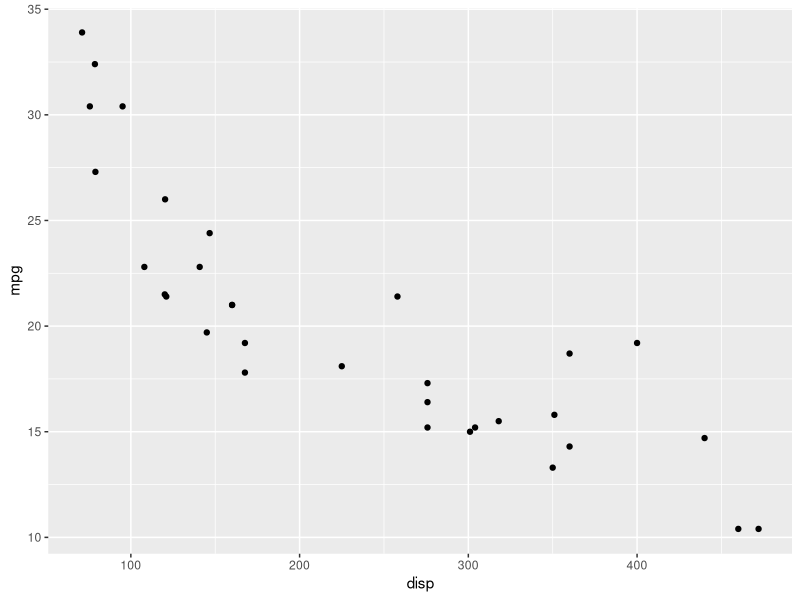
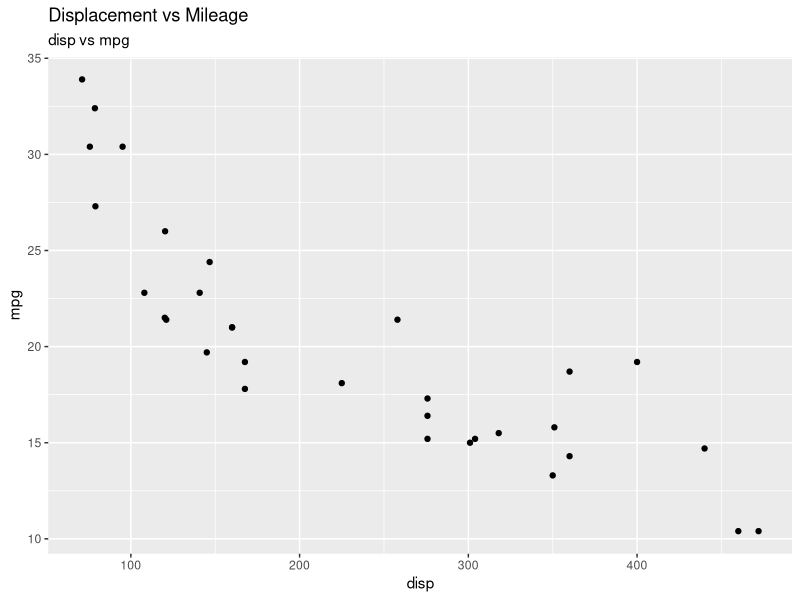
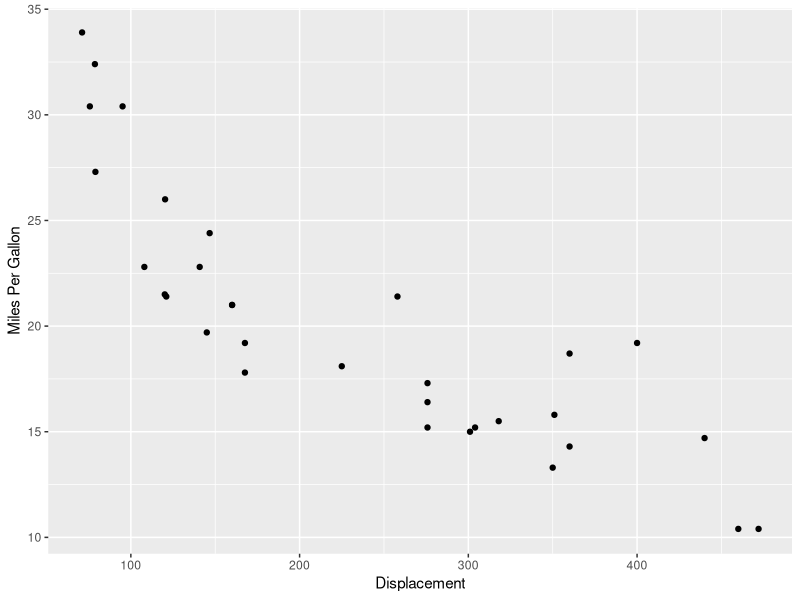
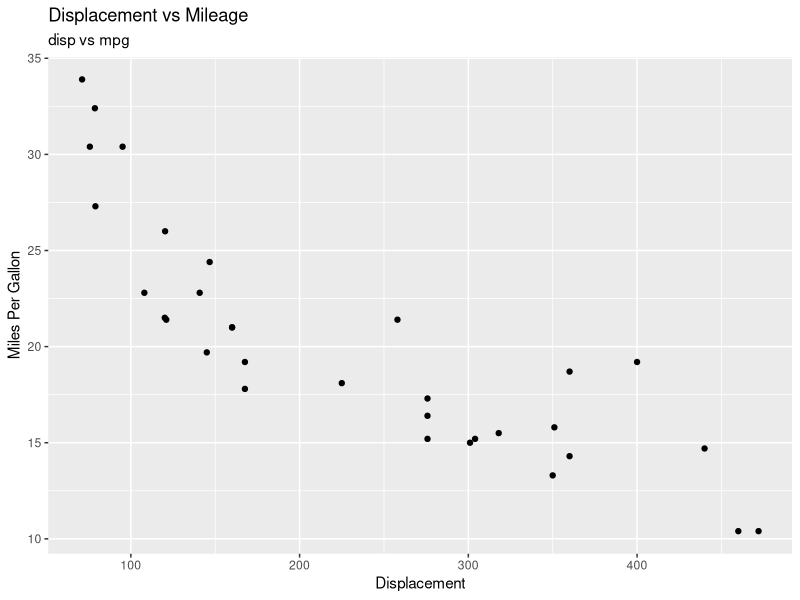
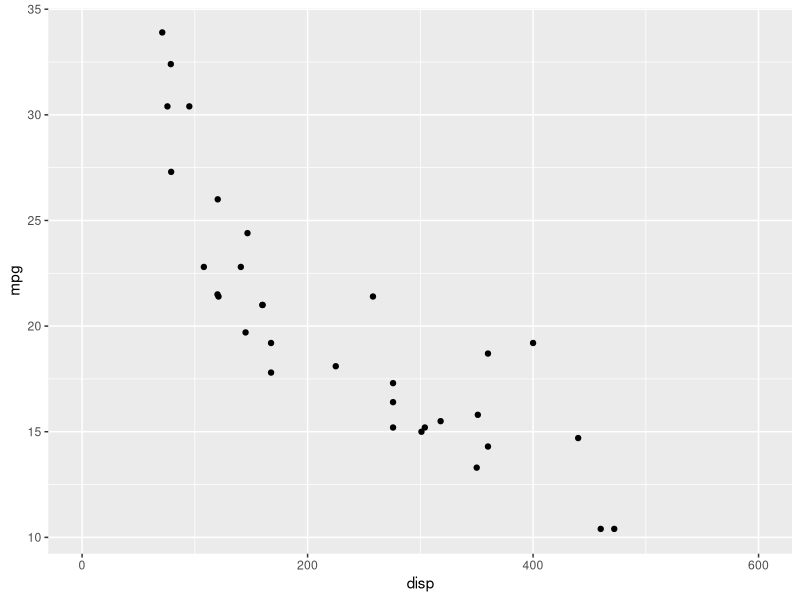
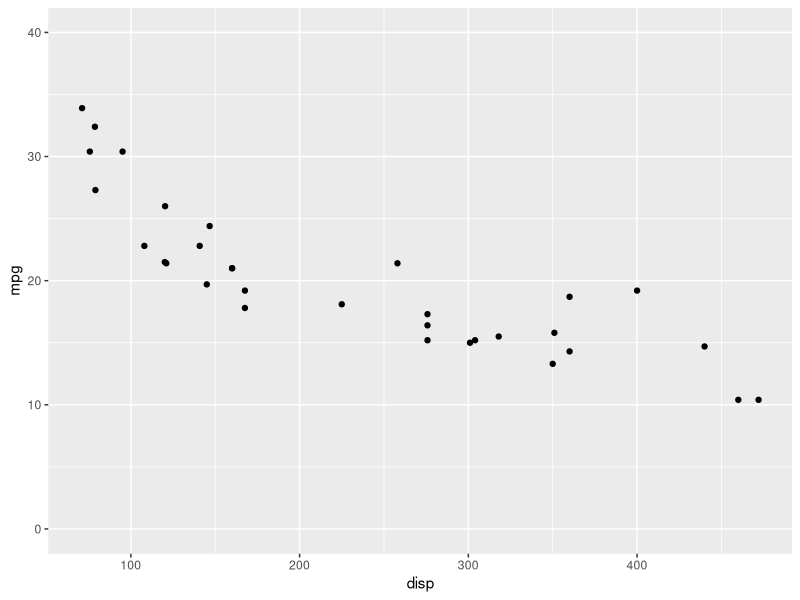
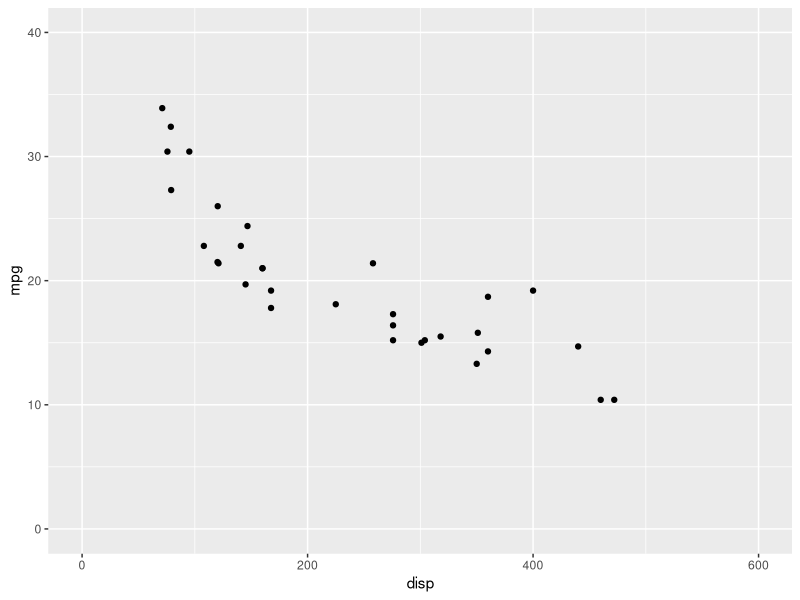
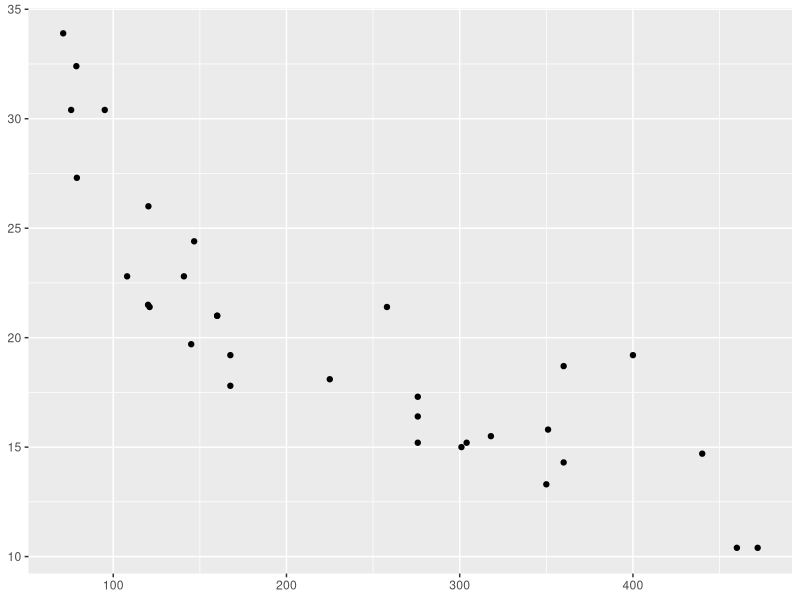

The R script that drew these images, in order:
## ---- chunk 1
library(ggplot2)
library(dplyr)
library(tidyr)
## ---- chunk 2
ggplot(mtcars) +
  geom_point(aes(disp, mpg))
## ---- chunk 3
ggplot(mtcars) +
  geom_point(aes(disp, mpg)) +
  ggtitle(label = 'Displacement vs Mileage', subtitle = 'disp vs mpg')
## ---- chunk 4
ggplot(mtcars) +
  geom_point(aes(disp, mpg)) +
  xlab('Displacement') + ylab('Miles Per Gallon')
## ---- chunk 5
ggplot(mtcars) +
  geom_point(aes(disp, mpg)) +
  labs(title = 'Displacement vs Mileage', subtitle = 'disp vs mpg', 
    x = 'Displacement', y = 'Miles Per Gallon')
## ---- chunk 6
ggplot(mtcars) +
  geom_point(aes(disp, mpg)) +
  xlim(c(0, 600))
## ---- chunk 7
ggplot(mtcars) +
  geom_point(aes(disp, mpg)) +
  ylim(c(0, 40))
## ---- chunk 8
ggplot(mtcars) +
  geom_point(aes(disp, mpg)) +
  expand_limits(x = c(0, 600), y = c(0, 40))
## ---- chunk 9
ggplot(mtcars) +
  geom_point(aes(disp, mpg)) +
  theme(axis.title.x = element_blank(), axis.title.y = element_blank())
## ---- chunk 10
ggplot(mtcars) +
  geom_point(aes(disp, mpg)) + ggtitle('Diaplacement vs Mileage') +
  theme(plot.title = element_text(color = 'blue'))
## ---- chunk 11
ggplot(mtcars) +
  geom_point(aes(disp, mpg)) + ggtitle('Diaplacement vs Mileage') +
  theme(plot.title = element_text(family = 'Arial'))
## ---- chunk 12
ggplot(mtcars) +
  geom_point(aes(disp, mpg)) + ggtitle('Diaplacement vs Mileage') +
  theme(plot.title = element_text(face = 'bold'))
## ---- chunk 13
ggplot(mtcars) +
  geom_point(aes(disp, mpg)) + ggtitle('Diaplacement vs Mileage') +
  theme(plot.title = element_text(size = 8))
## ---- chunk 14
ggplot(mtcars) +
  geom_point(aes(disp, mpg)) + ggtitle('Diaplacement vs Mileage') +
  theme(plot.title = element_text(hjust = 0.3))
## ---- chunk 15
ggplot(mtcars) +
  geom_point(aes(disp, mpg)) + ggtitle('Diaplacement vs Mileage') +
  theme(plot.title = element_text(color = 'blue', family = 'Arial',
    face = 'bold', size = 12, hjust = 0.5))
## ---- chunk 16
ggplot(mtcars) +
  geom_point(aes(disp, mpg)) + xlab('Diaplacement') +
  theme(axis.title.x = element_text(color = 'blue', family = 'Arial',
    face = 'bold', size = 8, hjust = 0.5, angle = 15))
## ---- chunk 17
ggplot(mtcars) +
  geom_point(aes(disp, mpg)) + ylab('Miles Per Gallon') +
  theme(axis.title.y = element_text(color = 'blue', family = 'Arial',
    face = 'italic', size = 8, vjust = 0.3, angle = 90))
